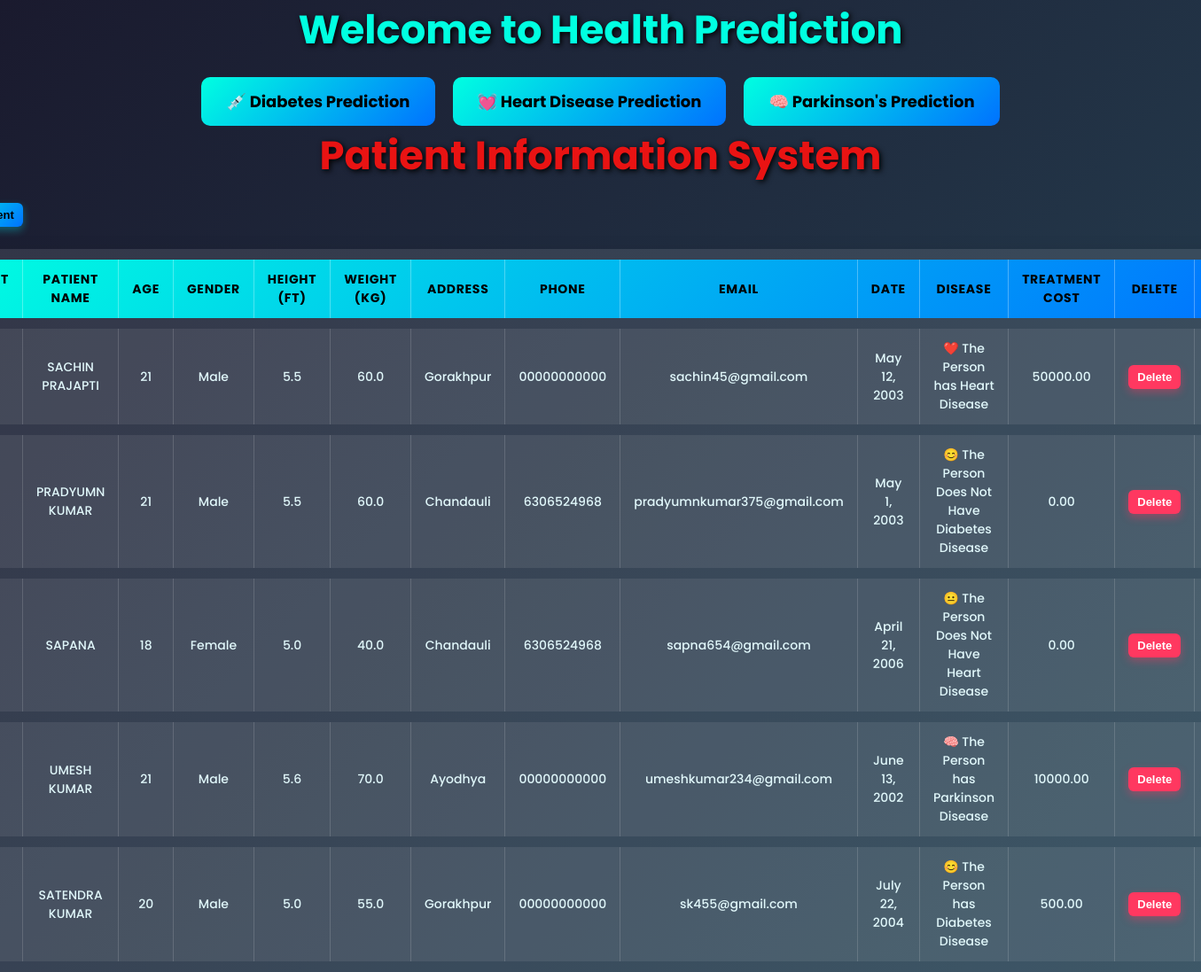
The page / on the database its author committed.
### myapp/models.py (models this page shows, shortened)
class Patient(models.Model):
    patient_id = models.AutoField(primary_key=True)         # Primary key field
    name = models.CharField(max_length=100)                  # Patient Name (as used in template & views)
    age = models.IntegerField()                              # Age (instead of 'agc' - template has 'Age')
    gender = models.CharField(max_length=10)                 # Gender
    height = models.FloatField()                              # Height in ft
    weight = models.FloatField()                              # Weight in kg
    address = models.TextField()                              # Address
    phone = models.CharField(max_length=15)                  # Phone Number
    email = models.EmailField()                               # Email Id
    date = models.DateField()                                 # Date
    disease = models.CharField(max_length=100, blank=True)   # Disease (optional)
    cost = models.DecimalField(max_digits=10, decimal_places=2, default=0)  # Treatment cost (optional)

### myapp/views.py (the view)
# urls.py: path('', views.patient_home, name='home'),
def patient_home(request):
    patients = Patient.objects.all()
    return render(request, "home.html", {"patients": patients})

### myapp/templates/home.html (shortened to what this page needs)
{% load static %}
<!DOCTYPE html>
<html lang="en">
<head>
</head>
<body>
  <h1>Welcome to Health Prediction</h1>
  <div class="button-container">
    <a href="{% url 'diabetes' %}" class="button">💉 Diabetes Prediction</a>
    <a href="{% url 'heart' %}" class="button">💓 Heart Disease Prediction</a>
    <a href="{% url 'parkinson' %}" class="button">🧠 Parkinson's Prediction</a>
  </div>
  <div class="container">
  <div class="row">
    <div class="col-sm-12">
      <h1 style="color: rgb(233, 19, 19); text-align: center;">Patient Information System</h1>
      <a href="{% url 'reg' %}">
        <button type="button" class="btn btn-primary">New Patient</button>
      </a>
      <br><br>
      <table class="table table-bordered table-striped">
        <thead class="thead-dark">
          <tr>
            <th>Patient ID</th>
            <th>Patient Name</th>
            <th>Age</th>
            <th>Gender</th>
            <th>Height (ft)</th>
            <th>Weight (kg)</th>
            <th>Address</th>
            <th>Phone</th>
            <th>Email</th>
            <th>Date</th>
            <th>Disease</th>
            <th>Treatment Cost</th>
            <th>Delete</th>
            <th>Edit</th>
          </tr>
        </thead>
        <tbody>
          {% for p in patients %}
          <tr>
            <td>{{ p.patient_id }}</td>
            <td>{{ p.name }}</td>
            <td>{{ p.age }}</td>
            <td>{{ p.gender }}</td>
            <td>{{ p.height }}</td>
            <td>{{ p.weight }}</td>
            <td>{{ p.address }}</td>
            <td>{{ p.phone }}</td>
            <td>{{ p.email }}</td>
            <td>{{ p.date }}</td>
            <td>{{ p.disease }}</td>
            <td>{{ p.cost }}</td>
            <td>
              <a href="{% url 'delete_patient' patient_id=p.patient_id %}">
                <button type="button" class="btn btn-sm btn-danger" onclick="return confirm('Are you sure you want to delete this patient?');">Delete</button>
              </a>
            </td>
            <td>
            </td>
          </tr>
          {% endfor %}
        </tbody>
      </table>
    </div>
  </div>
</div>
</body>
</html>

### myapp/templates/home.html (style rules this page uses)
* { margin: 0; padding: 0; box-sizing: border-box; }
body { font-family: 'Poppins', sans-serif; min-height: 100vh; display: flex; flex-direction: column; align-items: center; justify-content: center; background: linear-gradient(-45deg, #0f2027, #203a43, #2c5364, #1a1a2e); background-size: 400% 400%; animation: gradientMove 15s ease infinite; color: #fff; }
h1 { font-size: 2.8rem; color: #00ffe1; text-shadow: 2px 2px 6px #000; margin-bottom: 20px; }
.button-container { display: flex; justify-content: center; gap: 20px; }
.button { background: linear-gradient(135deg, #00ffe1, #0072ff); padding: 14px 28px; font-size: 18px; font-weight: bold; border: none; border-radius: 10px; color: #000; cursor: pointer; transition: 0.4s ease; text-decoration: none; display: inline-block; }
table { width: 100%; border-collapse: separate; border-spacing: 0 12px; background: rgba(255, 255, 255, 0.1); border-radius: 15px; overflow: hidden; box-shadow: 0 8px 24px rgba(0, 0, 0, 0.15); font-family: 'Poppins', sans-serif; }
thead tr { background: linear-gradient(135deg, #00ffe1, #0072ff); color: #000; font-weight: 700; font-size: 14px; text-transform: uppercase; letter-spacing: 0.05em; }
thead th { padding: 12px 15px; text-align: center; border-right: 1px solid rgba(255, 255, 255, 0.3); }
thead th:last-child { border-right: none; }
tbody tr { background: rgba(255, 255, 255, 0.08); color: #e0f7fa; font-weight: 500; font-size: 14px; transition: background 0.3s ease; cursor: default; }
tbody td { padding: 12px 15px; text-align: center; border-right: 1px solid rgba(255, 255, 255, 0.15); }
tbody td:last-child { border-right: none; }
.btn { font-weight: 600; font-size: 13px; padding: 6px 10px; border-radius: 6px; transition: 0.3s ease; }
.btn-primary { background: linear-gradient(135deg, #00ffe1, #0072ff); color: #000; border: none; box-shadow: 0 4px 10px rgba(0, 255, 255, 0.3); }
.btn-danger { background: #ff3860; border: none; color: white; box-shadow: 0 4px 10px rgba(255, 56, 96, 0.4); }

### rows shown on the page
Patient: name "SACHIN PRAJAPTI", age "21", gender "Male", height "5.5", weight "60.0", address "Gorakhpur", phone "00000000000", email "sachin45@gmail.com", date "May 12, 2003", disease "❤️ The Person has Heart Disease", cost "50000.00"
Patient: name "PRADYUMN KUMAR", age "21", gender "Male", height "5.5", weight "60.0", address "Chandauli", phone "6306524968", email "pradyumnkumar375@gmail.com", date "May 1, 2003", disease "😊 The Person Does Not Have Diabetes Disease", cost "0.00"
Patient: name "SAPANA", age "18", gender "Female", height "5.0", weight "40.0", address "Chandauli", phone "6306524968", email "sapna654@gmail.com", date "April 21, 2006", disease "😐 The Person Does Not Have Heart Disease", cost "0.00"
Patient: name "UMESH KUMAR", age "21", gender "Male", height "5.6", weight "70.0", address "Ayodhya", phone "00000000000", email "umeshkumar234@gmail.com", date "June 13, 2002", disease "🧠 The Person has Parkinson Disease", cost "10000.00"
Patient: name "SATENDRA KUMAR", age "20", gender "Male", height "5.0", weight "55.0", address "Gorakhpur", phone "00000000000", email "sk455@gmail.com", date "July 22, 2004", disease "😊 The Person has Diabetes Disease", cost "500.00"
